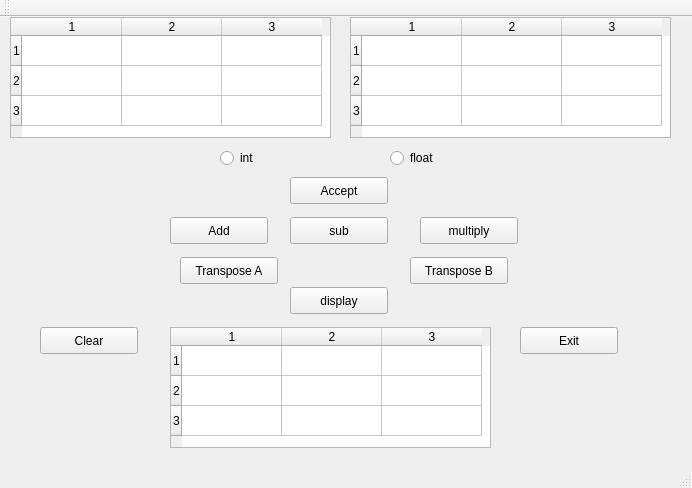
<?xml version="1.0" encoding="UTF-8"?>
<ui version="4.0">
 <class>MainWindow</class>
 <widget class="QMainWindow" name="MainWindow">
  <property name="geometry">
   <rect>
    <x>0</x>
    <y>0</y>
    <width>692</width>
    <height>488</height>
   </rect>
  </property>
  <property name="windowTitle">
   <string>MainWindow</string>
  </property>
  <widget class="QWidget" name="centralWidget">
   <widget class="QTableWidget" name="mat1">
    <property name="geometry">
     <rect>
      <x>10</x>
      <y>0</y>
      <width>321</width>
      <height>121</height>
     </rect>
    </property>
    <row>
     <property name="text">
      <string>1</string>
     </property>
    </row>
    <row>
     <property name="text">
      <string>2</string>
     </property>
    </row>
    <row>
     <property name="text">
      <string>3</string>
     </property>
    </row>
    <column>
     <property name="text">
      <string>1</string>
     </property>
    </column>
    <column>
     <property name="text">
      <string>2</string>
     </property>
    </column>
    <column>
     <property name="text">
      <string>3</string>
     </property>
    </column>
   </widget>
   <widget class="QTableWidget" name="mat2">
    <property name="geometry">
     <rect>
      <x>350</x>
      <y>0</y>
      <width>321</width>
      <height>121</height>
     </rect>
    </property>
    <row>
     <property name="text">
      <string>1</string>
     </property>
    </row>
    <row>
     <property name="text">
      <string>2</string>
     </property>
    </row>
    <row>
     <property name="text">
      <string>3</string>
     </property>
    </row>
    <column>
     <property name="text">
      <string>1</string>
     </property>
    </column>
    <column>
     <property name="text">
      <string>2</string>
     </property>
    </column>
    <column>
     <property name="text">
      <string>3</string>
     </property>
    </column>
   </widget>
   <widget class="QPushButton" name="accept">
    <property name="geometry">
     <rect>
      <x>290</x>
      <y>160</y>
      <width>98</width>
      <height>27</height>
     </rect>
    </property>
    <property name="text">
     <string>Accept</string>
    </property>
   </widget>
   <widget class="QPushButton" name="disp">
    <property name="geometry">
     <rect>
      <x>290</x>
      <y>270</y>
      <width>98</width>
      <height>27</height>
     </rect>
    </property>
    <property name="text">
     <string>display</string>
    </property>
   </widget>
   <widget class="QPushButton" name="add">
    <property name="geometry">
     <rect>
      <x>170</x>
      <y>200</y>
      <width>98</width>
      <height>27</height>
     </rect>
    </property>
    <property name="text">
     <string>Add</string>
    </property>
   </widget>
   <widget class="QPushButton" name="sub">
    <property name="geometry">
     <rect>
      <x>290</x>
      <y>200</y>
      <width>98</width>
      <height>27</height>
     </rect>
    </property>
    <property name="text">
     <string>sub</string>
    </property>
   </widget>
   <widget class="QPushButton" name="mul">
    <property name="geometry">
     <rect>
      <x>420</x>
      <y>200</y>
      <width>98</width>
      <height>27</height>
     </rect>
    </property>
    <property name="text">
     <string>multiply</string>
    </property>
   </widget>
   <widget class="QRadioButton" name="integer">
    <property name="geometry">
     <rect>
      <x>220</x>
      <y>130</y>
      <width>116</width>
      <height>22</height>
     </rect>
    </property>
    <property name="text">
     <string>int</string>
    </property>
   </widget>
   <widget class="QRadioButton" name="floating">
    <property name="geometry">
     <rect>
      <x>390</x>
      <y>130</y>
      <width>116</width>
      <height>22</height>
     </rect>
    </property>
    <property name="text">
     <string>float</string>
    </property>
   </widget>
   <widget class="QTableWidget" name="res">
    <property name="geometry">
     <rect>
      <x>170</x>
      <y>310</y>
      <width>321</width>
      <height>121</height>
     </rect>
    </property>
    <row>
     <property name="text">
      <string>1</string>
     </property>
    </row>
    <row>
     <property name="text">
      <string>2</string>
     </property>
    </row>
    <row>
     <property name="text">
      <string>3</string>
     </property>
    </row>
    <column>
     <property name="text">
      <string>1</string>
     </property>
    </column>
    <column>
     <property name="text">
      <string>2</string>
     </property>
    </column>
    <column>
     <property name="text">
      <string>3</string>
     </property>
    </column>
   </widget>
   <widget class="QPushButton" name="transA">
    <property name="geometry">
     <rect>
      <x>180</x>
      <y>240</y>
      <width>98</width>
      <height>27</height>
     </rect>
    </property>
    <property name="text">
     <string>Transpose A</string>
    </property>
   </widget>
   <widget class="QPushButton" name="transB">
    <property name="geometry">
     <rect>
      <x>410</x>
      <y>240</y>
      <width>98</width>
      <height>27</height>
     </rect>
    </property>
    <property name="text">
     <string>Transpose B</string>
    </property>
   </widget>
   <widget class="QPushButton" name="pushButton">
    <property name="geometry">
     <rect>
      <x>40</x>
      <y>310</y>
      <width>98</width>
      <height>27</height>
     </rect>
    </property>
    <property name="text">
     <string>Clear</string>
    </property>
   </widget>
   <widget class="QPushButton" name="exit">
    <property name="geometry">
     <rect>
      <x>520</x>
      <y>310</y>
      <width>98</width>
      <height>27</height>
     </rect>
    </property>
    <property name="text">
     <string>Exit</string>
    </property>
   </widget>
  </widget>
  <widget class="QToolBar" name="mainToolBar">
   <attribute name="toolBarArea">
    <enum>TopToolBarArea</enum>
   </attribute>
   <attribute name="toolBarBreak">
    <bool>false</bool>
   </attribute>
  </widget>
  <widget class="QStatusBar" name="statusBar"/>
  <widget class="QMenuBar" name="menuBar">
   <property name="geometry">
    <rect>
     <x>0</x>
     <y>0</y>
     <width>692</width>
     <height>25</height>
    </rect>
   </property>
  </widget>
  <action name="actionNew">
   <property name="text">
    <string>New</string>
   </property>
  </action>
  <action name="actionExit_now">
   <property name="text">
    <string>exit now</string>
   </property>
  </action>
  <action name="actionDo_not_exit">
   <property name="text">
    <string>do not exit</string>
   </property>
  </action>
 </widget>
 <layoutdefault spacing="6" margin="11"/>
 <resources/>
 <connections/>
</ui>
